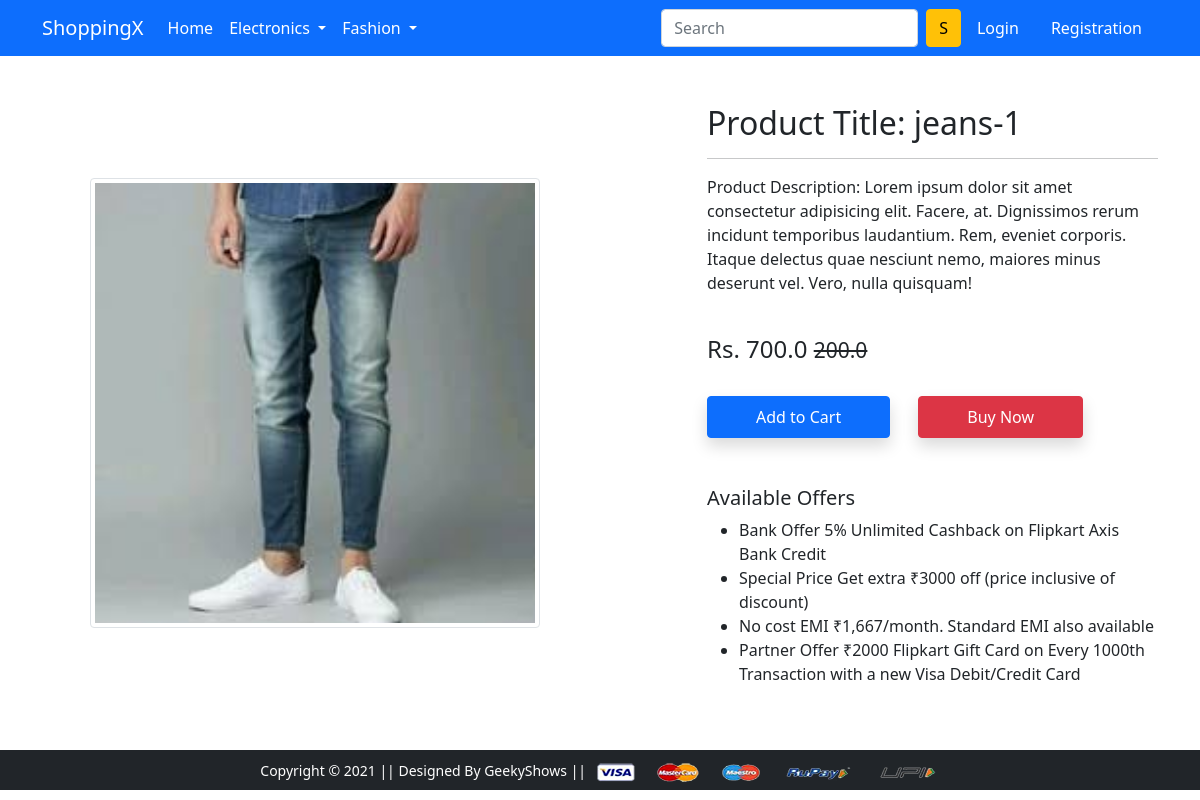
Screenshot of /product-detail/1 with the database file from the repository.
### app/models.py (models this page shows)
class Product(models.Model):
    title = models.CharField(max_length=100)
    selling_price = models.FloatField()
    discounted_price = models.FloatField()
    description = models.TextField()
    brand = models.CharField(max_length=100)
    category = models.CharField(choices=CATEGORY_CHOICES, max_length=2)
    product_image = models.ImageField(upload_to='productimg')

### app/views.py (the view)
# urls.py: path('product-detail/<int:pk>', views.ProductDetailView.as_view(), name='product-detail'),
class ProductDetailView(View):
    def get(self, request, pk):
        product = Product.objects.get(pk=pk)
        total_item = 0
        item_already_in_cart = False
        if request.user.is_authenticated:
            item_already_in_cart = Cart.objects.filter(Q(product=product.id) & Q(user=request.user)).exists()
            total_item = len(Cart.objects.filter(user=request.user))
        return render(request, "app/productdetail.html", {"product" : product, 'item_exists' : item_already_in_cart, 'items' : total_item})

### app/templates/app/productdetail.html (shortened to what this page needs)
{% extends 'app/base.html' %}
{% load static %}
{% block main-content %}
<div class="container my-5">
 <div class="row">
  <div class="col-sm-6 text-center align-self-center">
   <img src="{{product.product_image.url}}" alt="" class="img-fluid img-thumbnail" width="450" height="450">
  </div>
  <div class="col-sm-5 offset-sm-1">
   <h2>Product Title: {{product.title}}</h2>
   <hr>
   <p>Product Description: Lorem ipsum dolor sit amet consectetur adipisicing elit. Facere, at. Dignissimos rerum incidunt temporibus laudantium. Rem, eveniet corporis. Itaque delectus quae nesciunt nemo, maiores minus deserunt vel. Vero, nulla quisquam!</p> <br>
   <h4>Rs. {{product.selling_price}} <small class="fw-light text-decoration-line-through">{{product.discounted_price}}</small></h4> <br>
   {% if item_exists %}
    <a href="{% url 'show_cart' %}" class='btn btn-warning shadow px-5 py-2 ms-4'>Go to Cart</a>
   {% else %}
   <form action="/add-to-cart" class="d-inline">
       <button type="submit" class="btn btn-primary shadow px-5 py-2">Add to Cart</button>
   </form>
   {% endif %}
   <a href="{% url 'checkout' %}" class="btn btn-danger shadow px-5 py-2 ms-4">Buy Now</a>
   <h5 class="mt-5">Available Offers</h5>
   <ul>
    <li>Bank Offer 5% Unlimited Cashback on Flipkart Axis Bank Credit</li>
    <li>Special Price Get extra ₹3000 off (price inclusive of discount)</li>
    <li>No cost EMI ₹1,667/month. Standard EMI also available</li>
    <li>Partner Offer ₹2000 Flipkart Gift Card on Every 1000th Transaction with a new Visa Debit/Credit Card</li>
   </ul>
  </div>
 </div>
</div>
{% endblock main-content %}

### rows the page displays
Product: product_image (picture), title "jeans-1", selling_price "700.0", discounted_price "200.0"
